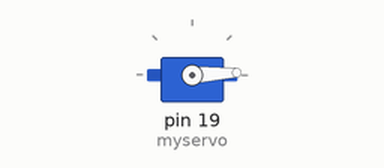
Simulated run of this sketch. Board: Arduino Uno, built with avr-gcc and run on an emulated ATmega328P. Parts: servo.

Above: at 0.05 s.
At 1.3 s:
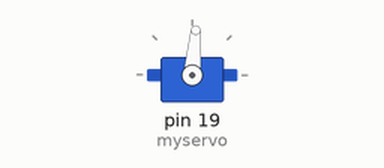
At 2.6 s:
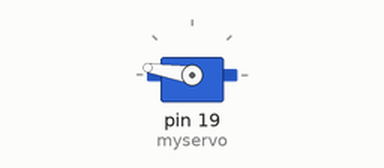
At 5.2 s:
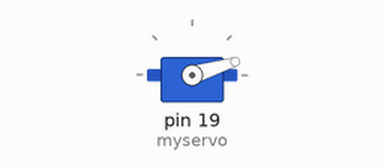
Timing chart, 0 to 7.1 s (numbered marks = the images above):
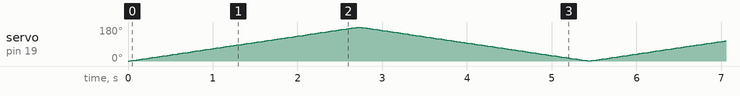

The sketch:

Servo_Sweep.ino
```cpp
#include <Servo.h>

Servo myservo;  // create servo object to control a servo
                // a maximum of eight servo objects can be created

int pos = 0;    // variable to store the servo position

void setup()
{
  myservo.attach(19);  // attaches the servo on pin 19 to the servo object
}


void loop()
{

  for(pos = 0; pos < 180; pos += 1)  // goes from 0 degrees to 180 degrees
  {                                  // in steps of 1 degree
    myservo.write(pos);              // tell servo to go to position in variable 'pos'
    delay(15);                       // waits 15ms for the servo to reach the position
  }

  for(pos = 180; pos>=1; pos-=1)     // goes from 180 degrees to 0 degrees
  {
    myservo.write(pos);              // tell servo to go to position in variable 'pos'
    delay(15);                       // waits 15ms for the servo to reach the position
  }
}
```
